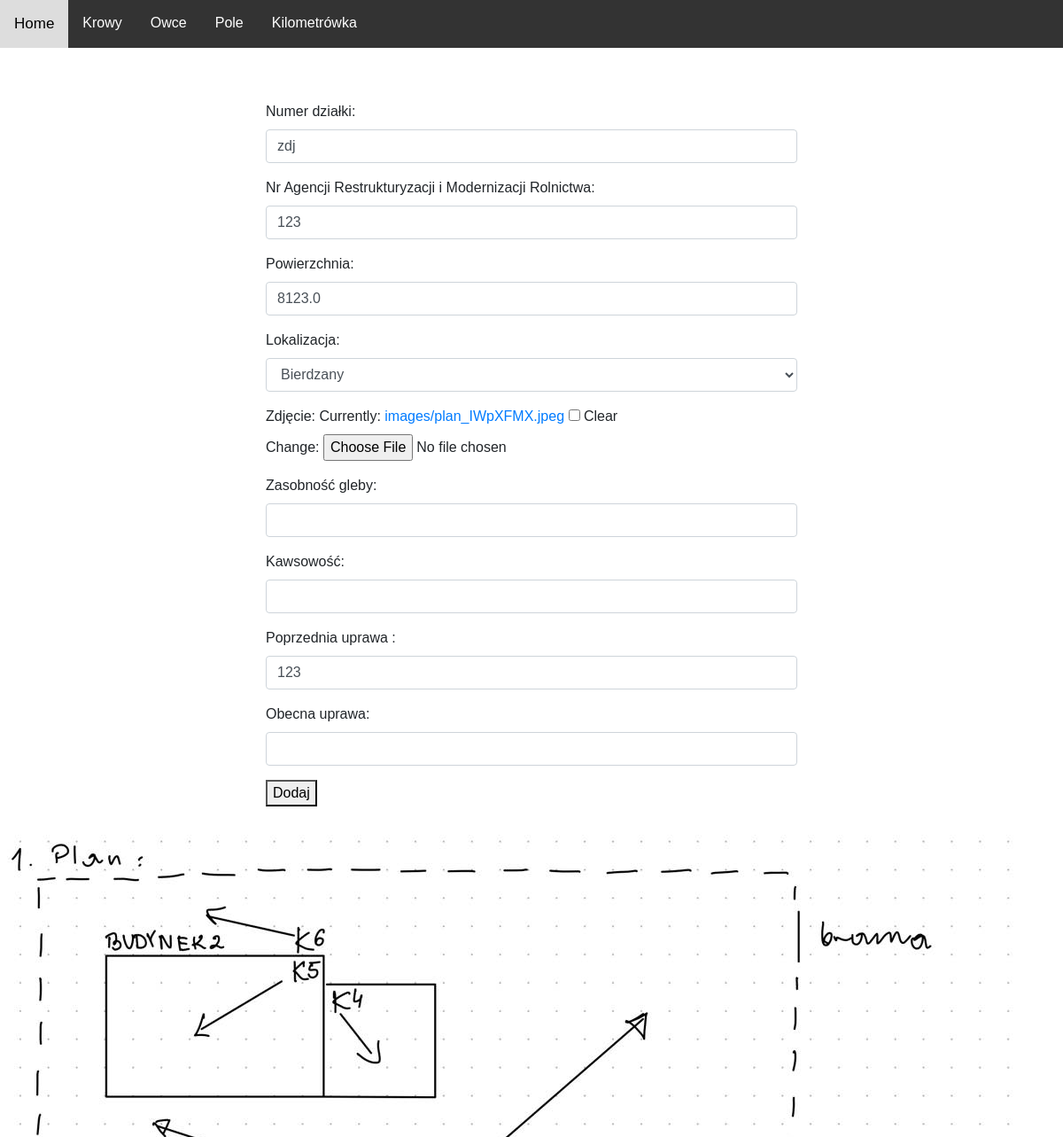
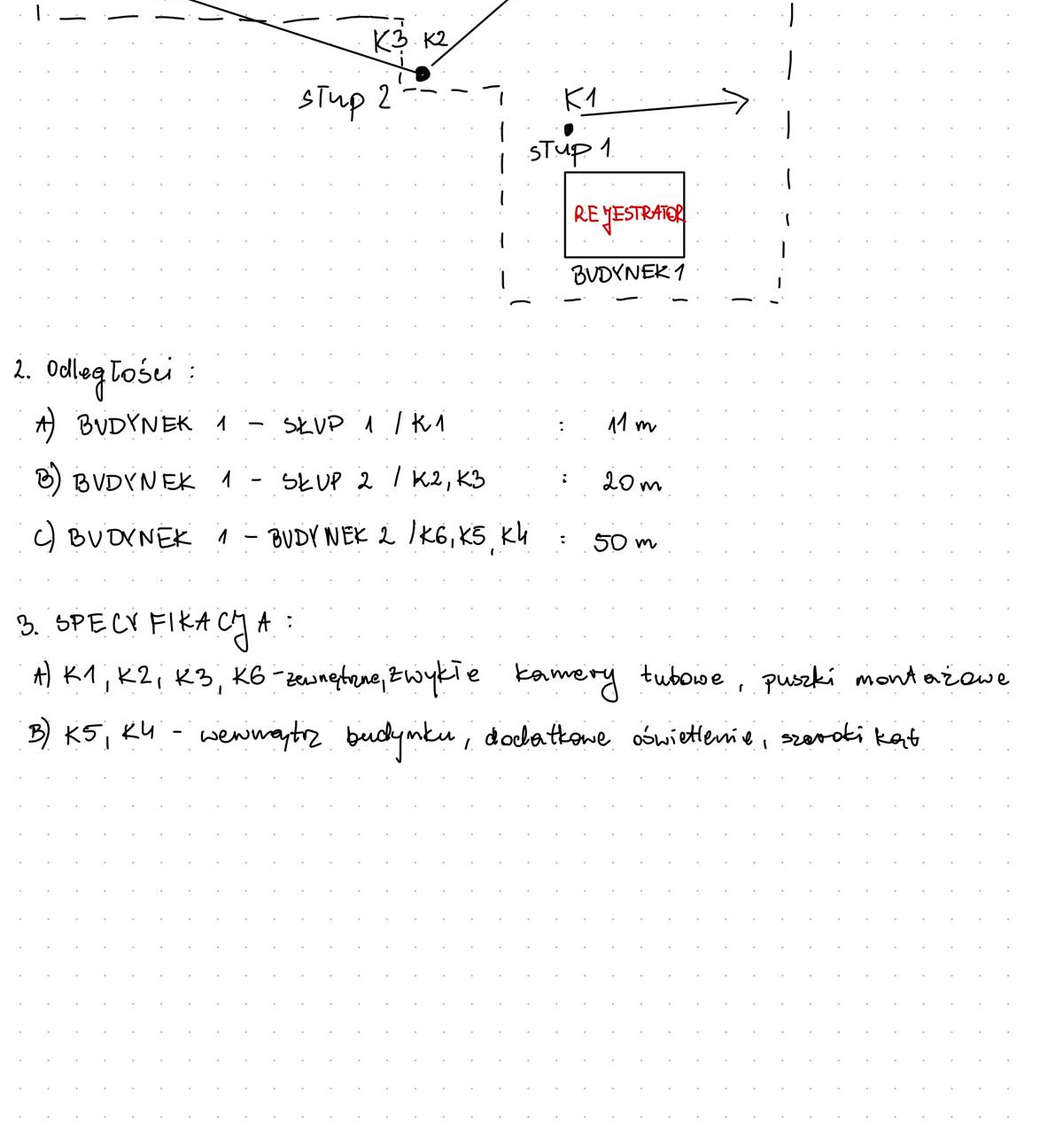
/field/update/4, run on the app's committed database (2 pictures, top to bottom).
### Field/models.py (models this page shows)
class Field(models.Model):
    LOCATION_CHOISES = [
        ("Kobylno", "Kobylno"),
        ("Bierdzany", "Bierdzany"),
        ("Kopalina", "Kopalina"),
        ("Inna", "Inna"),
    ]
    field_number = models.CharField(max_length=10, unique=True)
    ar_label = models.CharField(max_length=10, unique=True)
    area = models.FloatField()
    location = models.CharField(max_length=15, choices=LOCATION_CHOISES)
    field_image = models.ImageField(blank = True, null=True, upload_to="images/")
    soil_richness = models.FloatField(blank = True, null = True)
    acidity = models.FloatField(blank = True, null=True)
    last_seed = models.CharField(max_length=10, null=True, blank = True)
    present_seed = models.CharField(max_length=10, blank = True, null=True)

### Field/views.py (the view)
# urls.py: path('field/update/<str:pk>', FieldView.updateField, name="update_field"),
def updateField(request, pk):
    field = Field.objects.get(id = pk)
    form = FieldForm(instance=field)
    if request.method == "POST":
        form = FieldForm(request.POST, request.FILES, instance=field)
        if form.is_valid():
            form.save()
            return redirect("/field/table")
    context = {
        "form" : form,
        "field" : field,
    }
    return render(request, "Field/create.html", context)

### Field/forms.py
class FieldForm(forms.ModelForm):
    class Meta:
        model = Field
        fields = '__all__'
        widgets = {
            'field_number' : forms.TextInput(attrs={'class': 'form-control'}),
            'ar_label': forms.TextInput(attrs={'class': 'form-control'}),
            'area' : forms.NumberInput(attrs={'class': 'form-control'}),
            'location' : forms.Select(attrs={'class': 'form-control'}),
            'soil_richness' : forms.NumberInput(attrs={'class': 'form-control'}),
            'acidity' : forms.NumberInput(attrs={'class': 'form-control'}),
            'last_seed' : forms.TextInput(attrs={'class': 'form-control'}),
            'present_seed' : forms.TextInput(attrs={'class': 'form-control'}),
        }
        labels = {
            'field_number' : "Numer działki",
            'ar_label': "Nr Agencji Restrukturyzacji i Modernizacji Rolnictwa",
            'area' : "Powierzchnia",
            'location' : "Lokalizacja",
            'field_image' : "Zdjęcie",
            'soil_richness' : "Zasobność gleby",
            'acidity' : "Kawsowość",
            'last_seed' : "Poprzednia uprawa ",
            'present_seed' : "Obecna uprawa",
        }

### Field/templates/Field/create.html (shortened to what this page needs)
{% extends 'MainPage/main.html' %}
{% block content %}
<div class="d-flex justify-content-center" style="margin-top:60px">
    <form method="post" class="form-group w-50" enctype="multipart/form-data">
        {{ form.as_p}}
        <button type="submit">Dodaj</button>
    </form>
</div>
{% if field.field_image %}
<img src={{field.field_image.url}}>
{% endif %}
{% endblock %}

### MainPage/static/formating.css (style rules this page uses)
body { background-color: white; margin: 0; font-family: Arial, Helvetica, sans-serif; }
img { margin-left: auto; margin-right: auto; }

### data on the page
Field: field_number "zdj", ar_label "123", area "8123.0", location "Bierdzany", last_seed "123", field_image (picture)
